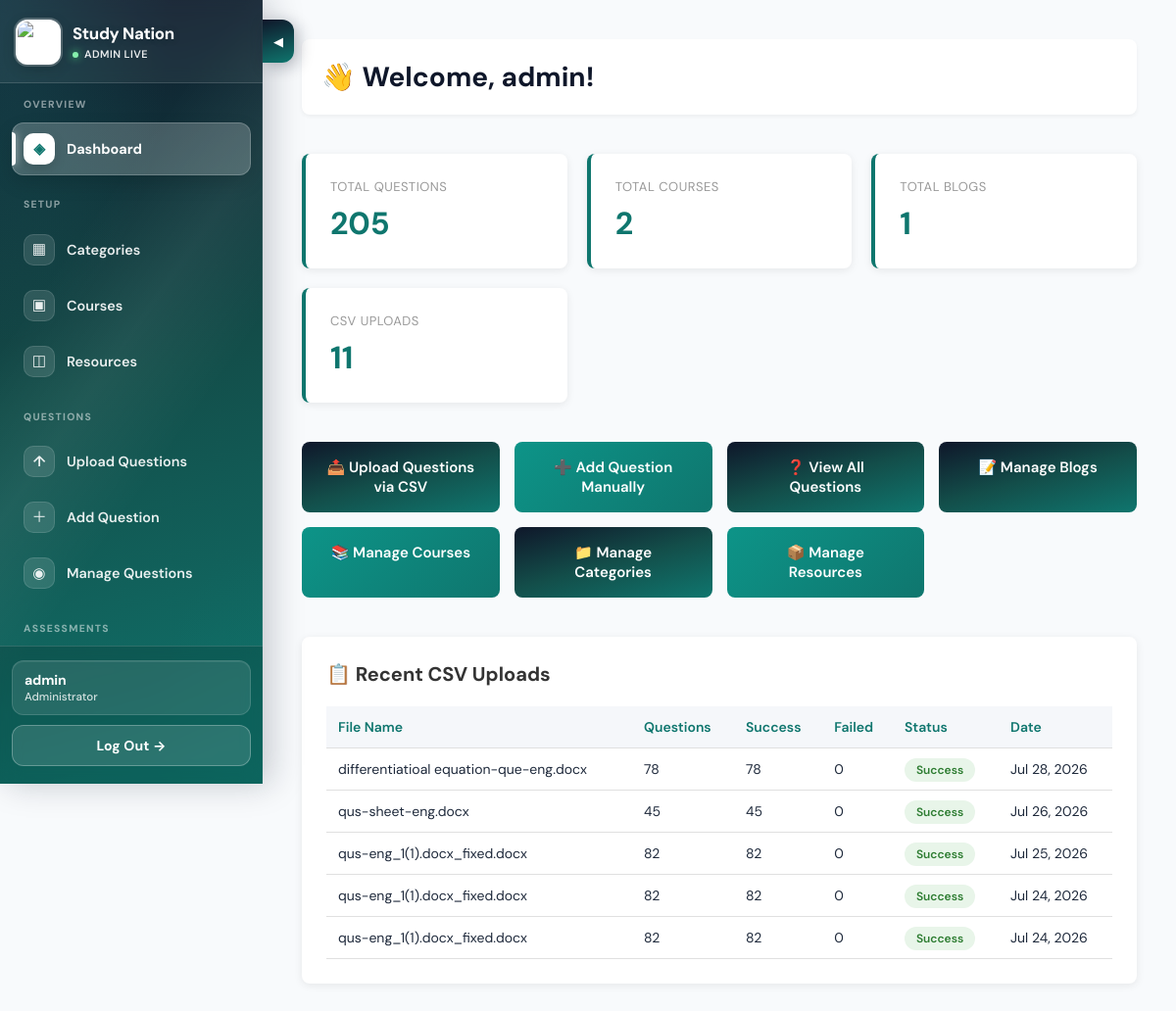
/admin-panel/dashboard/ (signed in), run on an earlier commit of the app's database.
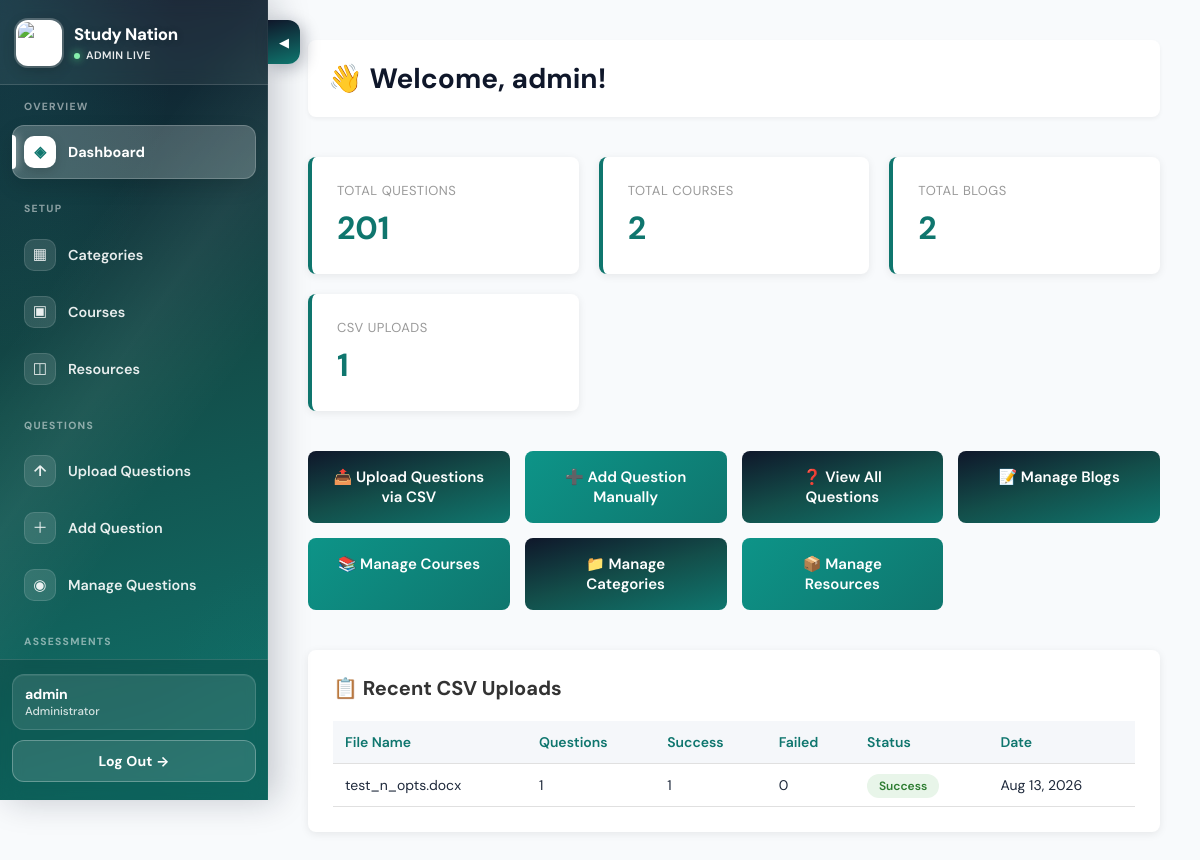
And on a later commit of the database.
### admin_panel/models.py (models this page shows, shortened)
class AdminUser(models.Model):
    user = models.OneToOneField(User, on_delete=models.CASCADE, related_name='admin_profile')
    is_admin = models.BooleanField(default=True)
    can_upload_csv = models.BooleanField(default=True)
    can_manage_questions = models.BooleanField(default=True)
    created_at = models.DateTimeField(auto_now_add=True)
    last_login = models.DateTimeField(null=True, blank=True)

class CSVUpload(models.Model):
    admin_user = models.ForeignKey(AdminUser, on_delete=models.CASCADE, related_name='uploads')
    file_name = models.CharField(max_length=255)
    file = models.FileField(upload_to="csv_uploads/", blank=True, null=True)
    total_questions = models.IntegerField(default=0)
    successful_imports = models.IntegerField(default=0)
    failed_imports = models.IntegerField(default=0)
    error_details = models.TextField(blank=True)
    uploaded_at = models.DateTimeField(auto_now_add=True)
    status = models.CharField(
        max_length=20,
        choices=[
            ('pending', 'Pending'),
            ('processing', 'Processing'),
            ('success', 'Success'),
            ('failed', 'Failed'),
            ('partial', 'Partial Success')
        ],
        default='pending'
    )
    class Meta:
        ordering = ['-uploaded_at']

### admin_panel/views.py (the view)
# urls.py: path("dashboard/", views.dashboard, name="dashboard"),
@admin_required
def dashboard(request):
    admin_user = request.user.admin_profile
    context = {
        "total_questions": Question.objects.count(),
        "total_courses": Course.objects.count(),
        "total_blogs": Blog.objects.count(),
        "total_uploads": CSVUpload.objects.filter(admin_user=admin_user).count(),
        "recent_uploads": CSVUpload.objects.filter(admin_user=admin_user)[:5],
        "admin_user": admin_user,
    }
    return render(request, "admin_panel/dashboard.html", context)

### admin_panel/views.py (called while the page is built)
def admin_required(view_func):
    @login_required(login_url="courses:student_login")
    @wraps(view_func)
    def wrapped_view(request, *args, **kwargs):
        if not hasattr(request.user, "admin_profile"):
            if request.user.is_superuser:
                AdminUser.objects.get_or_create(user=request.user)
            else:
                messages.error(request, "You do not have admin access")
                return redirect("courses:student_login")
        return view_func(request, *args, **kwargs)
    return wrapped_view

### admin_panel/templates/admin_panel/dashboard.html (shortened to what this page needs)
<!DOCTYPE html>
<html lang="en">
  <head>
  </head>
  <body>
    {% include 'admin_panel/_partials/sidebar_slider.html' %}
    <div class="dashboard-wrapper">
{% include 'admin_panel/_partials/admin_sidebar.html' with active='dashboard' %}
      <main class="main-content">
        <div class="header">
          <div>
            <h1>
              👋 Welcome,
              {{ admin_user.user.first_name|default:admin_user.user.username }}!
            </h1>
          </div>
        </div>
        <div class="stats-grid">
          <div class="stat-card">
            <div class="stat-label">Total Questions</div>
            <div class="stat-value">{{ total_questions }}</div>
          </div>
          <div class="stat-card">
            <div class="stat-label">Total Courses</div>
            <div class="stat-value">{{ total_courses }}</div>
          </div>
          <div class="stat-card">
            <div class="stat-label">Total Blogs</div>
            <div class="stat-value">{{ total_blogs }}</div>
          </div>
          <div class="stat-card">
            <div class="stat-label">CSV Uploads</div>
            <div class="stat-value">{{ total_uploads }}</div>
          </div>
        </div>
        <div class="action-buttons">
          <a href="{% url 'admin_panel:csv_upload' %}" class="action-btn">📤 Upload Questions via CSV</a>
          <a href="{% url 'admin_panel:manual_question' %}" class="action-btn secondary">➕ Add Question Manually</a>
          <a href="{% url 'admin_panel:manage_questions' %}" class="action-btn">❓ View All Questions</a>
          <a href="{% url 'admin_panel:manage_blogs' %}" class="action-btn">📝 Manage Blogs</a>
          <a href="{% url 'admin_panel:manage_courses' %}" class="action-btn secondary">📚 Manage Courses</a>
          <a href="{% url 'admin_panel:manage_categories' %}" class="action-btn">📁 Manage Categories</a>
          <a href="{% url 'admin_panel:manage_resources' %}" class="action-btn secondary">📦 Manage Resources</a>
        </div>
        {% if recent_uploads %}
          <div class="uploads-section">
            <h2>📋 Recent CSV Uploads</h2>
            <table class="upload-table">
              <thead>
                <tr>
                  <th>File Name</th>
                  <th>Questions</th>
                  <th>Success</th>
                  <th>Failed</th>
                  <th>Status</th>
                  <th>Date</th>
                </tr>
              </thead>
              <tbody>
                {% for upload in recent_uploads %}
                  <tr>
                    <td>{{ upload.file_name }}</td>
                    <td>{{ upload.total_questions }}</td>
                    <td>{{ upload.successful_imports }}</td>
                    <td>{{ upload.failed_imports }}</td>
                    <td>
                      <span class="status-badge status-{{ upload.status }}">{{ upload.get_status_display }}</span>
                    </td>
                    <td>{{ upload.uploaded_at|date:'M d, Y' }}</td>
                  </tr>
                {% endfor %}
              </tbody>
            </table>
          </div>
        {% endif %}
      </main>
    </div>
  </body>
</html>

### admin_panel/templates/admin_panel/_partials/sidebar_slider.html (shortened to what this page needs)
<button id="sidebarToggleTab" type="button" onclick="toggleAdminSidebar()" title="Show/hide sidebar" aria-label="Toggle sidebar">
  <span class="tab-arrow">◀</span>
</button>

### admin_panel/templates/admin_panel/_partials/admin_sidebar.html (shortened to what this page needs)
<aside class="sidebar" id="adminSidebar" aria-label="Admin navigation">
  <div class="sidebar-header">
    <a class="sidebar-brand" href="{% url 'admin_panel:dashboard' %}">
      <img
        src="/media/study_nation_logo.jpeg"
        alt="Study Nation"
        class="sidebar-logo"
      />
      <div class="sidebar-brand-text">
        <strong>Study Nation</strong>
        <span>Admin live</span>
      </div>
    </a>
  </div>
  <nav class="sidebar-nav-wrap" aria-label="Main">
    <ul class="sidebar-nav">
      <li class="sidebar-section-label">Overview</li>
      <li>
        <a href="{% url 'admin_panel:dashboard' %}" class="{% if active == 'dashboard' %}active{% endif %}">
          <span class="nav-ico">◈</span> Dashboard
        </a>
      </li>
      <li class="sidebar-section-label">Setup</li>
      <li>
        <a href="{% url 'admin_panel:manage_categories' %}" class="{% if active == 'manage_categories' %}active{% endif %}">
          <span class="nav-ico">▦</span> Categories
        </a>
      </li>
      <li>
        <a href="{% url 'admin_panel:manage_courses' %}" class="{% if active == 'manage_courses' %}active{% endif %}">
          <span class="nav-ico">▣</span> Courses
        </a>
      </li>
      <li>
        <a href="{% url 'admin_panel:manage_resources' %}" class="{% if active == 'manage_resources' %}active{% endif %}">
          <span class="nav-ico">◫</span> Resources
        </a>
      </li>
      <li class="sidebar-section-label">Questions</li>
      <li>
        <a href="{% url 'admin_panel:csv_upload' %}" class="{% if active == 'csv_upload' %}active{% endif %}">
          <span class="nav-ico">↑</span> Upload Questions
        </a>
      </li>
      <li>
        <a href="{% url 'admin_panel:manual_question' %}" class="{% if active == 'manual_question' %}active{% endif %}">
          <span class="nav-ico">＋</span> Add Question
        </a>
      </li>
      <li>
        <a href="{% url 'admin_panel:manage_questions' %}" class="{% if active == 'manage_questions' %}active{% endif %}">
          <span class="nav-ico">◉</span> Manage Questions
        </a>
      </li>
      <li class="sidebar-section-label">Assessments</li>
    </ul>
  </nav>
  <div class="sidebar-footer">
    <div class="sidebar-user">
      <strong>
        {% if admin_user %}
          {{ admin_user.user.username }}
        {% elif user.is_authenticated %}
          {{ user.username }}
        {% else %}
          Admin
        {% endif %}
      </strong>
      <span>Administrator</span>
    </div>
    <a href="{% url 'admin_panel:logout' %}" class="logout-btn">Log Out →</a>
  </div>
</aside>

### admin_panel/templates/admin_panel/dashboard.html (style rules this page uses)
* { margin: 0; padding: 0; box-sizing: border-box; }
body { font-family: 'Segoe UI', Tahoma, Geneva, Verdana, sans-serif; background: #f5f7fa; color: #333; }
.dashboard-wrapper { display: grid; grid-template-columns: 250px 1fr; min-height: 100vh; }
.sidebar { background: linear-gradient(165deg, #0f172a 0%, #134e4a 50%, #0f766e 100%); color: white; padding: 30px 0; position: fixed; height: 100vh; width: 250px; overflow-y: auto; box-shadow: 2px 0 10px rgba(0, 0, 0, 0.1); }
.sidebar-header { padding: 0 20px 30px; border-bottom: 1px solid rgba(255, 255, 255, 0.2); margin-bottom: 20px; }
.sidebar-nav { list-style: none; }
.sidebar-nav li { margin: 0; }
.sidebar-nav a { display: block; padding: 14px 20px; color: white; text-decoration: none; transition: all 0.3s ease; border-left: 3px solid transparent; }
.sidebar-nav a:hover, .sidebar-nav a.active { background: rgba(255, 255, 255, 0.1); border-left-color: white; }
.sidebar-footer { position: absolute; bottom: 20px; left: 0; right: 0; padding: 0 20px; border-top: 1px solid rgba(255, 255, 255, 0.2); padding-top: 20px; }
.logout-btn { width: 100%; padding: 10px; background: rgba(255, 255, 255, 0.2); color: white; border: 1px solid rgba(255, 255, 255, 0.4); border-radius: 4px; cursor: pointer; transition: all 0.3s ease; text-decoration: none; display: block; text-align: center; font-size: 14px; }
.main-content { margin-left: 250px; padding: 40px; width: max-content; }
.header { display: flex; justify-content: space-between; align-items: center; margin-bottom: 40px; background: white; padding: 20px; border-radius: 8px; box-shadow: 0 2px 4px rgba(0, 0, 0, 0.05); }
.header h1 { font-size: 28px; color: #333; }
.stats-grid { display: grid; grid-template-columns: repeat(auto-fit, minmax(200px, 1fr)); gap: 20px; margin-bottom: 40px; }
.stat-card { background: white; padding: 25px; border-radius: 8px; box-shadow: 0 2px 8px rgba(0, 0, 0, 0.08); border-left: 4px solid #0f766e; transition: all 0.3s ease; }
.stat-label { font-size: 13px; color: #999; margin-bottom: 8px; text-transform: uppercase; letter-spacing: 0.5px; }
.stat-value { font-size: 32px; font-weight: bold; color: #0f766e; }
.action-buttons { display: grid; grid-template-columns: repeat(auto-fit, minmax(200px, 1fr)); gap: 15px; margin-bottom: 40px; }
.action-btn { background: linear-gradient(165deg, #0f172a 0%, #134e4a 50%, #0f766e 100%); color: white; padding: 16px 24px; border: none; border-radius: 8px; font-size: 15px; font-weight: 600; cursor: pointer; text-decoration: none; transition: all 0.3s ease; display: block; text-align: center; }
.action-btn.secondary { background: linear-gradient(135deg, #0d9488 0%, #0f766e 100%); }
.uploads-section { background: white; padding: 25px; border-radius: 8px; box-shadow: 0 2px 8px rgba(0, 0, 0, 0.08); }
.uploads-section h2 { font-size: 20px; margin-bottom: 20px; color: #333; }
.upload-table { width: 100%; border-collapse: collapse; }
.upload-table th, .upload-table td { padding: 12px; text-align: left; border-bottom: 1px solid #e0e0e0; font-size: 14px; }
.upload-table th { background: #f5f7fa; font-weight: 600; color: #0f766e; }
.status-badge { padding: 4px 12px; border-radius: 20px; font-size: 12px; font-weight: 600; }
.status-success { background: #e8f5e9; color: #2e7d32; }

What changed in the data, as far as the page shows it:
removed CSVUpload: file_name "differentiatioal equation-que-eng.docx", total_questions "78", successful_imports "78", failed_imports "0", status "Success", uploaded_at "Jul 28, 2026"
removed CSVUpload: file_name "qus-sheet-eng.docx", total_questions "45", successful_imports "45", failed_imports "0", status "Success", uploaded_at "Jul 26, 2026"
removed CSVUpload: file_name "qus-eng_1(1).docx_fixed.docx", total_questions "82", successful_imports "82", failed_imports "0", status "Success", uploaded_at "Jul 25, 2026"
removed CSVUpload: file_name "qus-eng_1(1).docx_fixed.docx", total_questions "82", successful_imports "82", failed_imports "0", status "Success", uploaded_at "Jul 24, 2026"
removed CSVUpload: file_name "qus-eng_1(1).docx_fixed.docx", total_questions "82", successful_imports "82", failed_imports "0", status "Success", uploaded_at "Jul 24, 2026"
added CSVUpload: file_name "test_n_opts.docx", total_questions "1", successful_imports "1", failed_imports "0", status "Success", uploaded_at "Aug 13, 2026"
Also different on the page:
{{ total_questions }}: "205" → "201"
{{ total_blogs }}: "1" → "2"
{{ total_uploads }}: "11" → "1"
